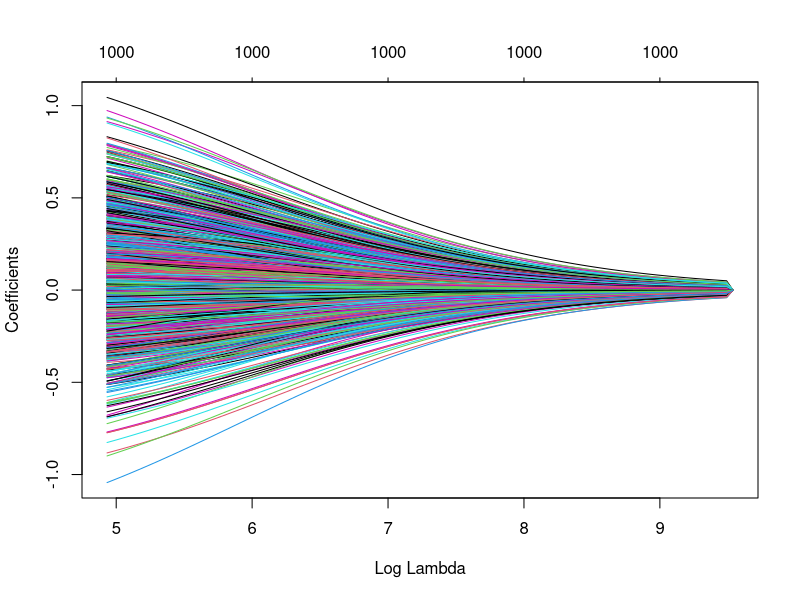

This figure's R source:
## ---- chunk 1
knitr::opts_chunk$set(echo = TRUE)
#library(tidyverse)
## ---- chunk 2
# install.packages("glmnet") # if necessary
library(glmnet)
## ---- chunk 3
set.seed(1)
n <- 100
p <- 1000
X <- matrix(rnorm(n*p), nrow = n)
beta <- rpois(p, lambda = 1)
y <- X %*% beta + rnorm(n)

model_ridge <- glmnet(X, y, intercept = FALSE, alpha = 0)
## ---- chunk 4
plot(model_ridge, xvar = "lambda")
## ---- chunk 5
#beta
## ---- chunk 6
beta_ridge <- coef(model_ridge, s = 0.000001)[-1,]
## ---- chunk 7
# Gradient of the ridge loss
least_squares_gradient <- function(x, y, beta) {
  -2 * t(x) %*% (y - x %*% beta)
}

# Loss function
least_squares_loss <- function(x, y, beta) {
  sum((y - x %*% beta)^2)
}

beta0 <- rep(0, p)
previous_loss <- least_squares_loss(X, y, beta0)
grad0 <- least_squares_gradient(X, y, beta0)
beta1 <- beta0 - 0.0001 * grad0
next_loss <- least_squares_loss(X, y, beta1)
previous_beta <- beta1
steps <- 1

while (abs(previous_loss - next_loss) > 0.0001) {
  gradn <- least_squares_gradient(X, y, previous_beta)
  next_beta <- previous_beta - (0.99)^steps * gradn / sqrt(sum(gradn^2))
  if (round(steps/10) == steps/10) print(previous_loss)
  steps <- steps + 1
  previous_beta <- next_beta
  previous_loss <- next_loss
  next_loss <- least_squares_loss(X, y, next_beta)
}
## ---- chunk 8
mean((previous_beta - beta)^2)
## ---- chunk 9
mean((previous_beta - beta_ridge)^2)
## ---- chunk 10

